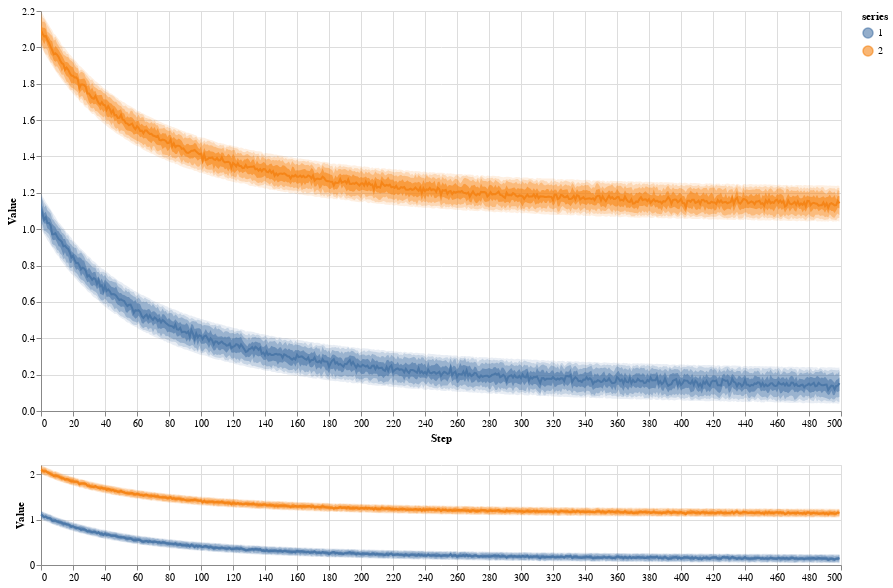

Write notebook code for a chart like this one.
### Code cell
inspectus.render(table, width=800, height=400, height_minimap=100, levels=5)

### Figure 1 — Vega-Lite specification as saved in the notebook (floating-point values rounded to 4 significant figures; data arrays with more than 128 entries replaced by an {"elided": "..."} marker saying what was removed)
{"config": {"view": {"continuousWidth": 300, "continuousHeight": 300}}, "vconcat": [{"layer": [{"mark": {"type": "area", "opacity": 0.6}, "encoding": {"color": {"field": "series", "scale": {"scheme": "tableau10"}, "type": "nominal"}, "opacity": {"condition": {"param": "param_10", "value": 0.6}, "value": 0.001}, "x": {"field": "step", "scale": {"domain": {"param": "param_9"}}, "type": "quantitative"}, "y": {"field": "v4", "scale": {"domain": {"param": "param_9"}}, "type": "quantitative"}, "y2": {"field": "v6"}}, "name": "view_10"}, {"mark": {"type": "area", "opacity": 0.36}, "encoding": {"color": {"field": "series", "scale": {"scheme": "tableau10"}, "type": "nominal"}, "opacity": {"condition": {"param": "param_10", "value": 0.36}, "value": 0.001}, "x": {"field": "step", "scale": {"domain": {"param": "param_9"}}, "type": "quantitative"}, "y": {"field": "v3", "scale": {"domain": {"param": "param_9"}}, "type": "quantitative"}, "y2": {"field": "v7"}}}, {"mark": {"type": "area", "opacity": 0.216}, "encoding": {"color": {"field": "series", "scale": {"scheme": "tableau10"}, "type": "nominal"}, "opacity": {"condition": {"param": "param_10", "value": 0.216}, "value": 0.001}, "x": {"field": "step", "scale": {"domain": {"param": "param_9"}}, "type": "quantitative"}, "y": {"field": "v2", "scale": {"domain": {"param": "param_9"}}, "type": "quantitative"}, "y2": {"field": "v8"}}}, {"mark": {"type": "area", "opacity": 0.1296}, "encoding": {"color": {"field": "series", "scale": {"scheme": "tableau10"}, "type": "nominal"}, "opacity": {"condition": {"param": "param_10", "value": 0.1296}, "value": 0.001}, "x": {"field": "step", "scale": {"domain": {"param": "param_9"}}, "type": "quantitative"}, "y": {"field": "v1", "scale": {"domain": {"param": "param_9"}}, "type": "quantitative"}, "y2": {"field": "v9"}}}, {"mark": {"type": "line"}, "encoding": {"color": {"field": "series", "scale": {"scheme": "tableau10"}, "type": "nominal"}, "opacity": {"condition": {"param": "param_10", "value": 1}, "value": 0.001}, "x": {"field": "step", "scale": {"domain": {"param": "param_9"}}, "title": "Step", "type": "quantitative"}, "y": {"field": "v5", "scale": {"domain": {"param": "param_9"}}, "title": "Value", "type": "quantitative"}}}], "data": {"values": {"elided": "1000 records"}}, "height": 400, "width": 800}, {"layer": [{"mark": {"type": "area", "opacity": 0.6}, "encoding": {"color": {"field": "series", "scale": {"scheme": "tableau10"}, "type": "nominal"}, "x": {"field": "step", "type": "quantitative"}, "y": {"field": "v4", "type": "quantitative"}, "y2": {"field": "v6"}}}, {"mark": {"type": "area", "opacity": 0.36}, "encoding": {"color": {"field": "series", "scale": {"scheme": "tableau10"}, "type": "nominal"}, "x": {"field": "step", "type": "quantitative"}, "y": {"field": "v3", "type": "quantitative"}, "y2": {"field": "v7"}}}, {"mark": {"type": "area", "opacity": 0.216}, "encoding": {"color": {"field": "series", "scale": {"scheme": "tableau10"}, "type": "nominal"}, "x": {"field": "step", "type": "quantitative"}, "y": {"field": "v2", "type": "quantitative"}, "y2": {"field": "v8"}}}, {"mark": {"type": "area", "opacity": 0.1296}, "encoding": {"color": {"field": "series", "scale": {"scheme": "tableau10"}, "type": "nominal"}, "x": {"field": "step", "type": "quantitative"}, "y": {"field": "v1", "type": "quantitative"}, "y2": {"field": "v9"}}}, {"mark": {"type": "line"}, "encoding": {"color": {"field": "series", "scale": {"scheme": "tableau10"}, "type": "nominal"}, "x": {"field": "step", "title": "", "type": "quantitative"}, "y": {"field": "v5", "title": "Value", "type": "quantitative"}}, "name": "view_9"}], "data": {"values": {"elided": "1000 records"}}, "height": 100, "width": 800}], "params": [{"name": "param_10", "select": {"type": "point", "fields": ["series"]}, "bind": "legend", "views": ["view_10"]}, {"name": "param_9", "select": {"type": "interval", "encodings": ["x", "y"]}, "views": ["view_9"]}], "$schema": "https://vega.github.io/schema/vega-lite/v5.17.0.json"}
